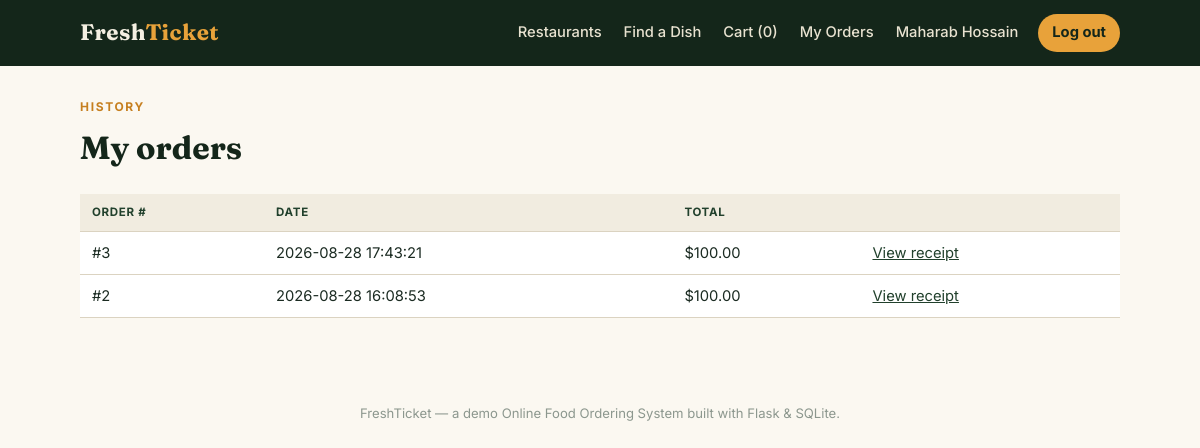
The page /orders/history (signed in) on the database its author committed.
### tables this page shows
CREATE TABLE Orders (
    OrderID       INTEGER PRIMARY KEY AUTOINCREMENT,
    CustomerID    INTEGER NOT NULL,
    OrderDate     TEXT NOT NULL DEFAULT (datetime('now')),
    TotalAmount   REAL NOT NULL DEFAULT 0,
    FOREIGN KEY (CustomerID) REFERENCES Customers(CustomerID) ON DELETE CASCADE
);

### app.py (the view)
@app.route("/orders/history")
@customer_login_required
def order_history():
    history = db.get_customer_order_history(session["customer_id"])
    return render_template("order_history.html", history=history)

### app.py (called while the page is built)
def customer_login_required(view):
    @wraps(view)
    def wrapped(*args, **kwargs):
        if session.get("user_type") != "customer":
            flash("Please log in as a customer to continue.", "warning")
            return redirect(url_for("customer_login"))
        return view(*args, **kwargs)
    return wrapped

### database.py (called while the page is built)
def get_connection():
    conn = sqlite3.connect(DB_PATH)
    conn.row_factory = sqlite3.Row
    conn.execute("PRAGMA foreign_keys = ON")
    return conn

def get_customer_order_history(customer_id):
    sql = """
        SELECT o.OrderID, o.OrderDate, o.TotalAmount
        FROM Orders o
        WHERE o.CustomerID = ?
        ORDER BY o.OrderDate DESC
    """
    conn = get_connection()
    rows = conn.execute(sql, (customer_id,)).fetchall()
    conn.close()
    return rows

### templates/order_history.html (shortened to what this page needs)
{% extends "base.html" %}
{% block content %}
<div class="eyebrow">History</div>
<h1>My orders</h1>
{% if history %}
<table>
  <thead><tr><th>Order #</th><th>Date</th><th>Total</th><th></th></tr></thead>
  <tbody>
  {% for o in history %}
    <tr>
      <td>#{{ o.OrderID }}</td>
      <td>{{ o.OrderDate }}</td>
      <td>${{ "%.2f"|format(o.TotalAmount) }}</td>
      <td><a href="{{ url_for('order_detail', order_id=o.OrderID) }}">View receipt</a></td>
    </tr>
  {% endfor %}
  </tbody>
</table>
{% else %}
<div class="empty-state">No orders yet. <a href="{{ url_for('search_restaurant') }}">Order something &rarr;</a></div>
{% endif %}
{% endblock %}

### static/style.css (style rules this page uses)
:root { --ink: #1B2B22; --green: #21402C; --green-dark: #14261A; --mango: #E8A23A; --mango-dark: #C67F1F; --paper: #FBF8F1; --paper-alt: #F1ECE0; --line: #DBD3C1; --danger: #B3402B; --success: #2E7D4F; --info: #2C6C8C; --warning: #A9761B; }
* { box-sizing: border-box; }
body { margin: 0; background: var(--paper); color: var(--ink); font-family: 'Inter', -apple-system, sans-serif; line-height: 1.5; }
h1, h2, h3, .brand { font-family: 'Fraunces', Georgia, serif; color: var(--green-dark); margin-top: 0; }
a { color: var(--green); }
.eyebrow { text-transform: uppercase; letter-spacing: 0.14em; font-size: 0.75rem; font-weight: 700; color: var(--mango-dark); margin-bottom: 8px; }
table { width: 100%; border-collapse: collapse; background: #fff; }
th, td { text-align: left; padding: 10px 12px; border-bottom: 1px solid var(--line); font-size: 0.92rem; }
th { background: var(--paper-alt); text-transform: uppercase; font-size: 0.72rem; letter-spacing: 0.06em; color: var(--green); }

### rows shown on the page
Orders: OrderID "3", OrderDate "2026-08-28 17:43:21", TotalAmount "100.00"
Orders: OrderID "2", OrderDate "2026-08-28 16:08:53", TotalAmount "100.00"

### other values the page prints
{{ session.get('cart', [])|length }} "0"
{{ session.get('customer_name') }} "Maharab Hossain"
